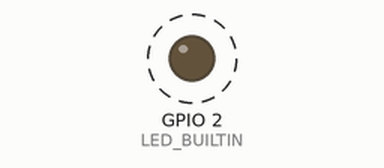
The program below on a simulated ESP8266 (Wemos D1 mini). Shown: output pins drawn as LEDs (lit = HIGH, except the on-board LED, lit = LOW). Dashed ring = blinking. What the program prints to the serial monitor is not drawn.

Above: at 0.6 s.
Timing chart, 0 to 4.7 s (numbered marks = the images above):
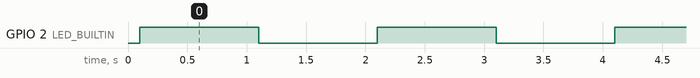

The program:

main.cpp
```cpp
#include "Arduino.h"

#ifndef LED_BUILTIN
#define LED_BUILTIN 2  // GPIO 2 (D4) is the onboard LED for WeMos D1 mini
#endif

extern "C" void setup()
{
  // initialize the onboard LED as an output
  pinMode(LED_BUILTIN, OUTPUT);

  // start the UART serial communication
  Serial.begin(9600);
  // wait for the serial port to initialize (especially helpful for monitors)
  delay(100);
}

extern "C" void loop()
{
  // turn the LED on (HIGH is the voltage level)
  digitalWrite(LED_BUILTIN, HIGH);

  // print a message to the UART
  Serial.println("LED is ON");

  // wait for a second
  delay(1000);

  // turn the LED off (LOW is the voltage level)
  digitalWrite(LED_BUILTIN, LOW);

  // print a message to the UART
  Serial.println("LED is OFF");

  // wait for a second
  delay(1000);
}
```

Measured:
- by itself, GPIO 2 (LED_BUILTIN): alternates HIGH for 1.0 s and LOW for 1.0 s
